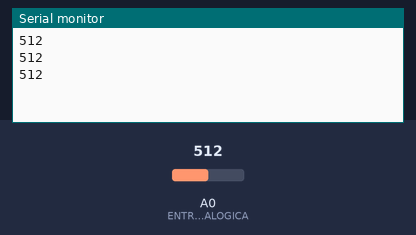
A sketch run on a simulated Arduino Uno, built with avr-gcc and run on an emulated ATmega328P. Parts: the last lines printed to the serial monitor. The test bench sets the inputs (shaded band); at power-on: A0 (ENTRADA_ANALOGICA) = 512.

Above: at 1.3 s.
1.4 s: A0 (ENTRADA_ANALOGICA) set to 716
At 1.9 s:
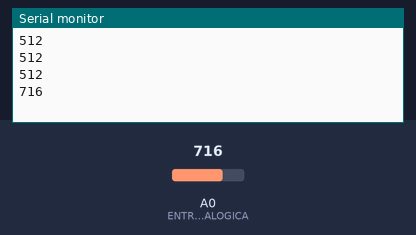
2.9 s: A0 (ENTRADA_ANALOGICA) set to 900
At 3.4 s:
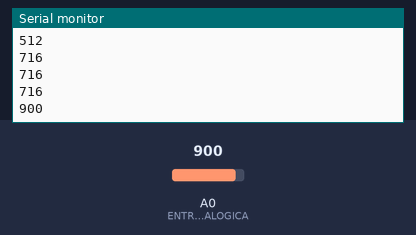
Timing chart, 0 to 5.9 s (numbered marks = the images above; inputs shaded):
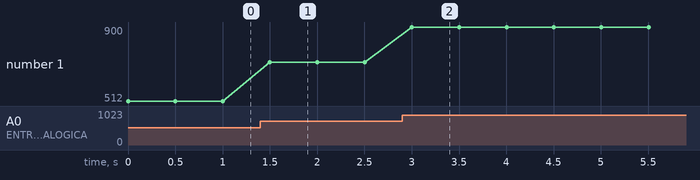

Measured:
- after the input at 1.4 s, the serial monitor: prints a new line after 0.10 s (image 1)
- after the input at 2.9 s, the serial monitor: prints a new line after 0.10 s (image 2)
- plotted number 1: 512 → 716 after the input at 1.4 s, 716 → 900 after the input at 2.9 s

The sketch:

TesteEntradas.ino
```cpp
/*
Programa que lê as entradas dadas por um microfone através do pino analógico A0 e imprime o valor lido no terminal serial
*/


#define ENTRADA_ANALOGICA A0

void setup() {
  Serial.begin(9600);
}

void loop() {
  Serial.println(analogRead(ENTRADA_ANALOGICA));
  delay(500);
}
```
